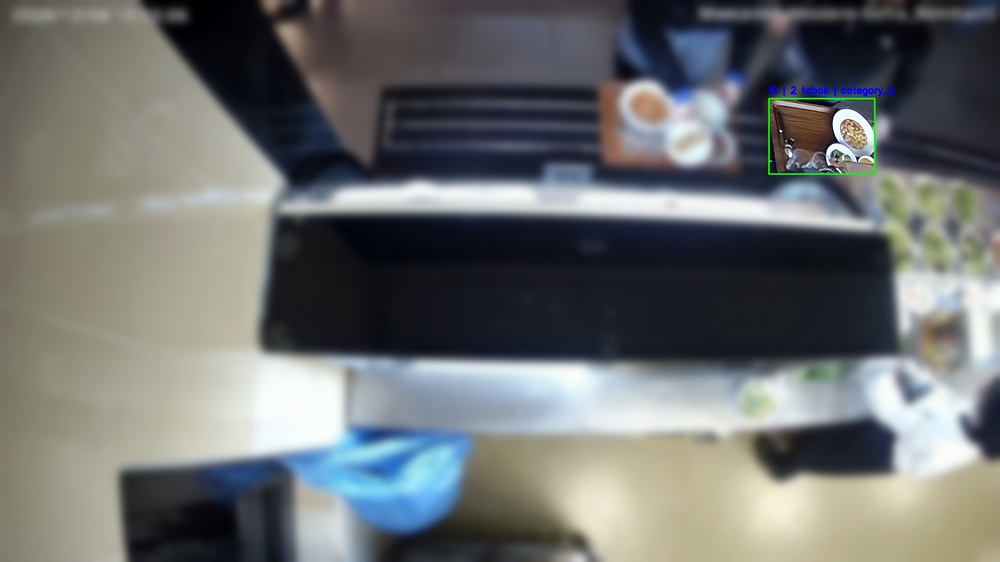
#> input picture proofs/category_2/tmp5jv_su3e_tray31_catcategory_2.jpg, 1000 x 562 px, shrunk from 1920 x 1080 before the run
$ python -i video_utils.py   (imports and definitions only)
#> lines starting #> are read from the running program, lines starting #| are printed output that depends on the picture
#> further down, picture is the input picture: shape (562, 1000, 3); mean B, G, R 111.7, 111.9, 109.1
"""
Görüntü İşleme Yardımcı Fonksiyonları

Bu modül, tepsi ve tabak tespiti sırasında kullanılan çeşitli yardımcı
fonksiyonları içerir. IOU hesaplama, aşırı parlaklık azaltma ve
kategori belirleme gibi görevler için kullanılır.
"""

import json
import os
import numpy as np
import cv2

# [22 lines left out: function compute_iou, not called in this run]

def reduce_overexposed_regions(frame, v_limit=150):
    """
    Aşırı parlak bölgeleri sınırlandırmak için HSV uzayında V kanalını (Brightness) azaltır.
    Bunun amacı modelden kaynaklanan hatalı tabak tespitlerinden (False Positive) kurtulmaktır.

    Args:
        frame (np.ndarray): BGR formatında görüntü.
        v_limit (int): V kanalına uygulanacak üst sınır değeri (varsayılan 150).

    Returns:
        np.ndarray: Aydınlatması azaltılmış yeni görüntü.
    """
#> called with v_limit = 150
    hsv = cv2.cvtColor(frame, cv2.COLOR_BGR2HSV)
#> hsv: shape (562, 1000, 3); mean H, S, V 77, 56.1, 120.9
    h, s, v = cv2.split(hsv)
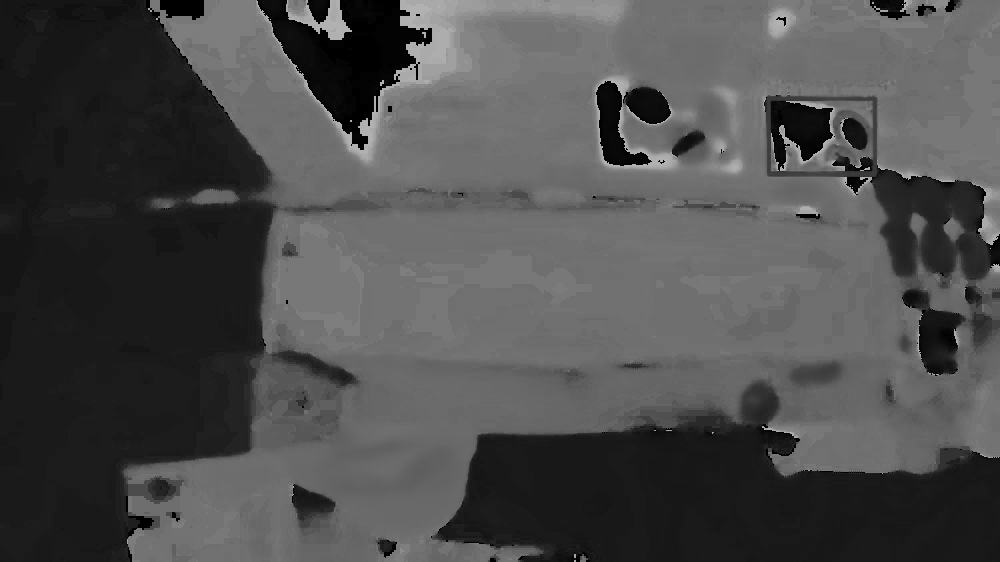
#> h: shape (562, 1000); min 0, max 179, mean 77
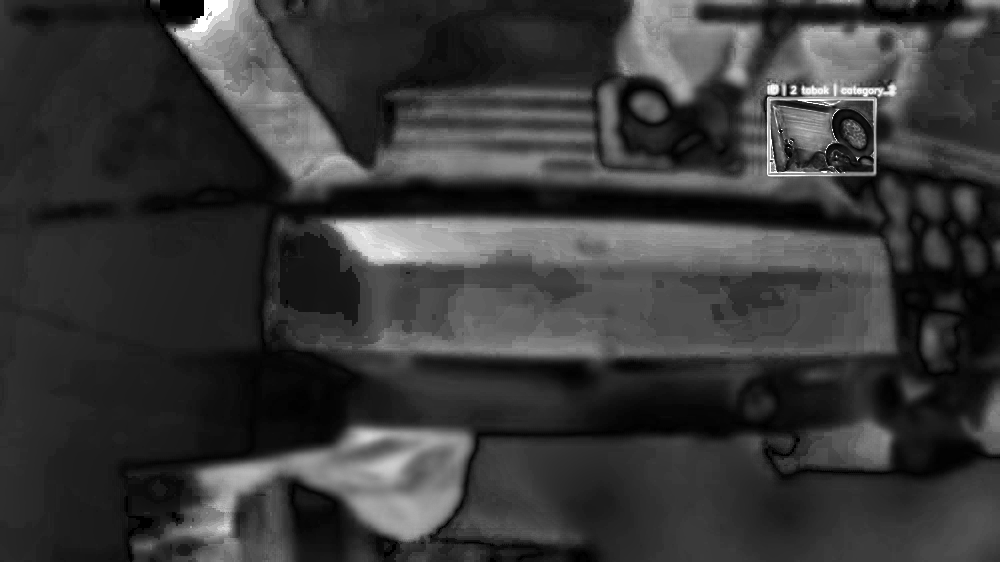
#> s: shape (562, 1000); min 0, max 255, mean 56.1
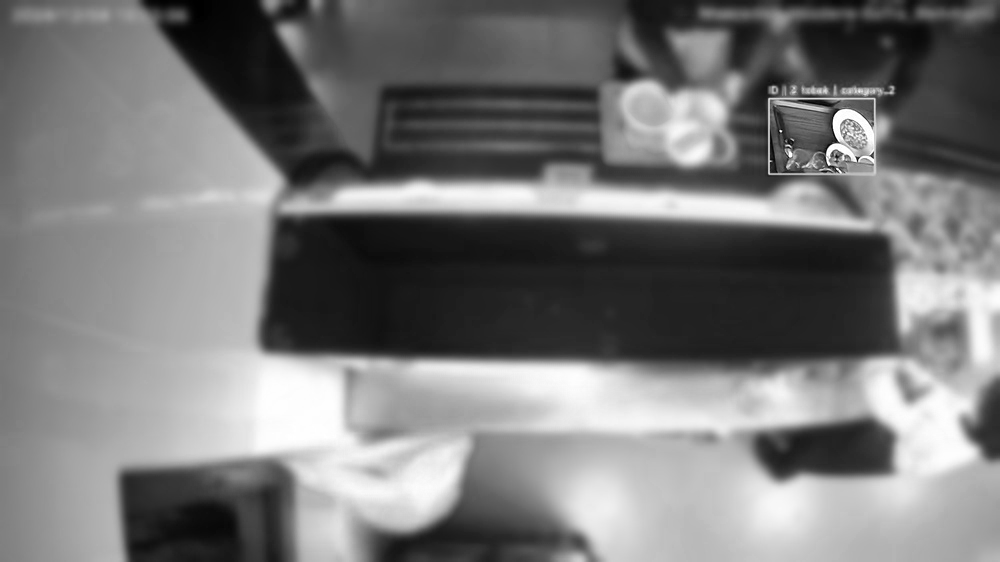
#> v: shape (562, 1000); min 0, max 255, mean 120.9
    v = np.clip(v, 0, v_limit)
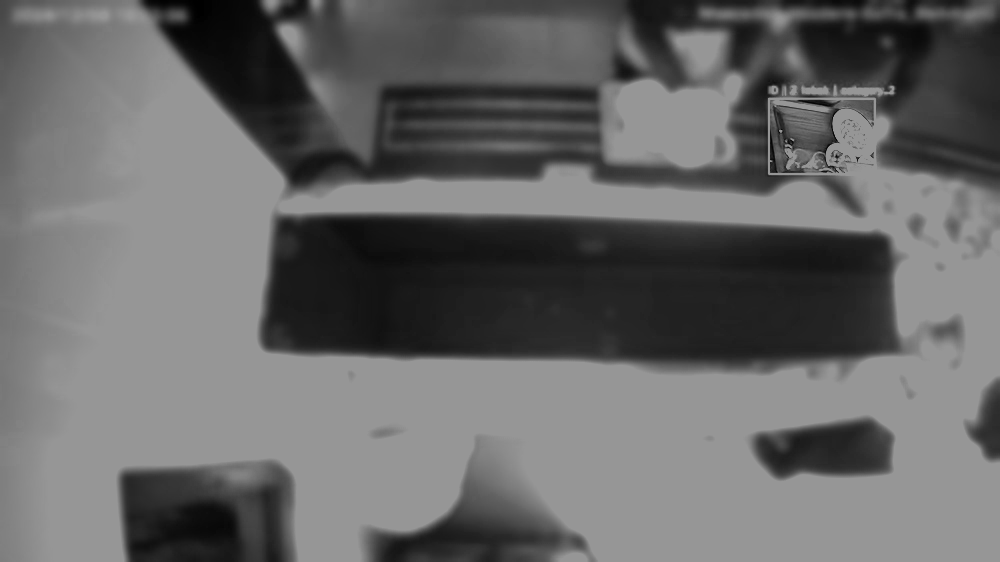
#> v: shape (562, 1000); min 0, max 150, mean 103.3
    hsv = cv2.merge((h, s, v))
#> hsv: shape (562, 1000, 3); mean H, S, V 77, 56.1, 103.3
    return cv2.cvtColor(hsv, cv2.COLOR_HSV2BGR)
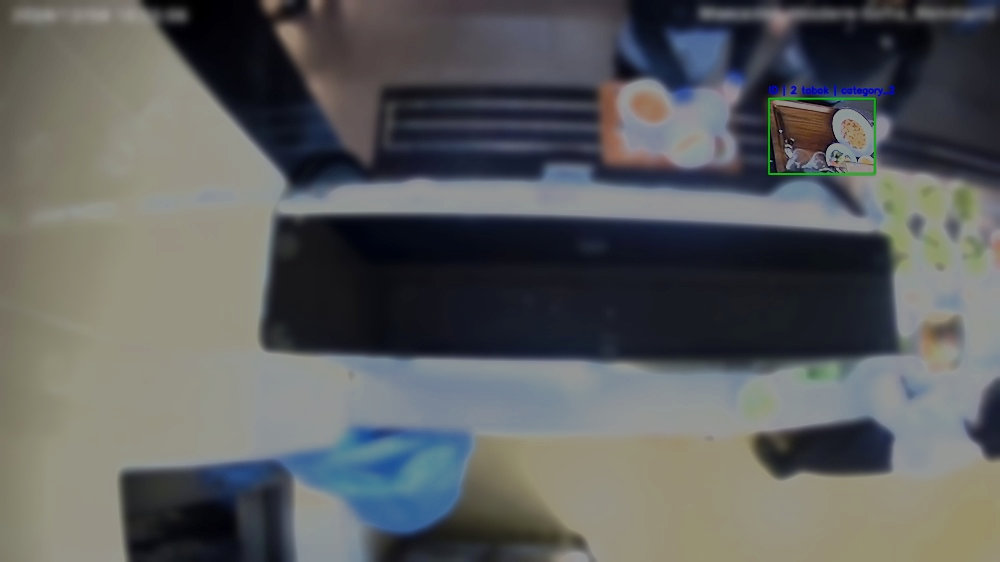
#> returned value: shape (562, 1000, 3); mean B, G, R 94.9, 94.6, 92.7

# [42 lines left out: functions get_category, save_alarm, not called in this run]

>>> import cv2
>>> picture = cv2.imread('../proofs/category_2/tmp5jv_su3e_tray31_catcategory_2.jpg')
>>> result = reduce_overexposed_regions(picture)

$ run again, on proofs/category_2/tmp7lipja86_tray6_catcategory_2.jpg
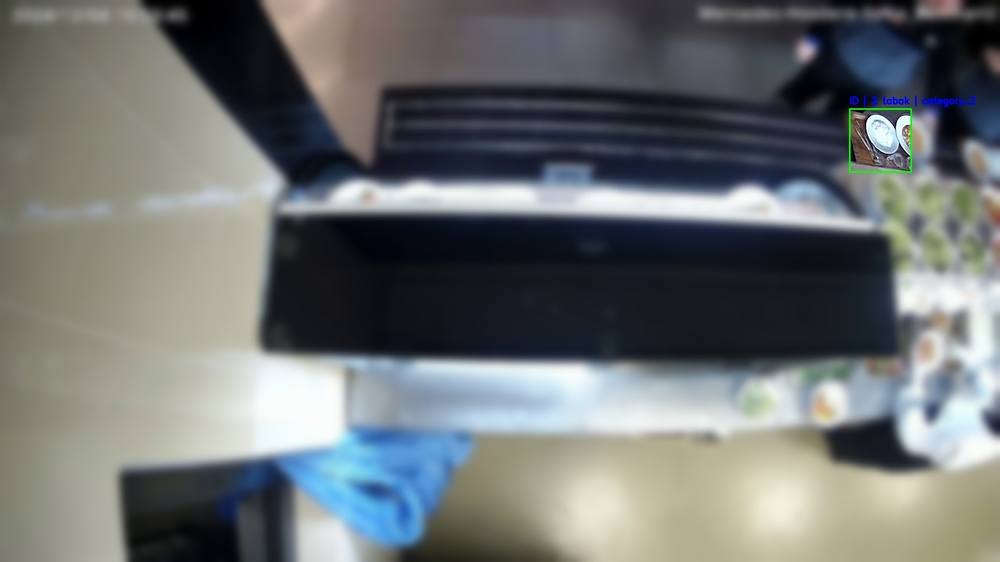
#> input picture proofs/category_2/tmp7lipja86_tray6_catcategory_2.jpg, 1000 x 562 px, shrunk from 1920 x 1080 before the run
#> picture is the input picture: shape (562, 1000, 3); mean B, G, R 114.2, 114.2, 110
#> in reduce_overexposed_regions, `h, s, v = cv2.split(hsv)`:
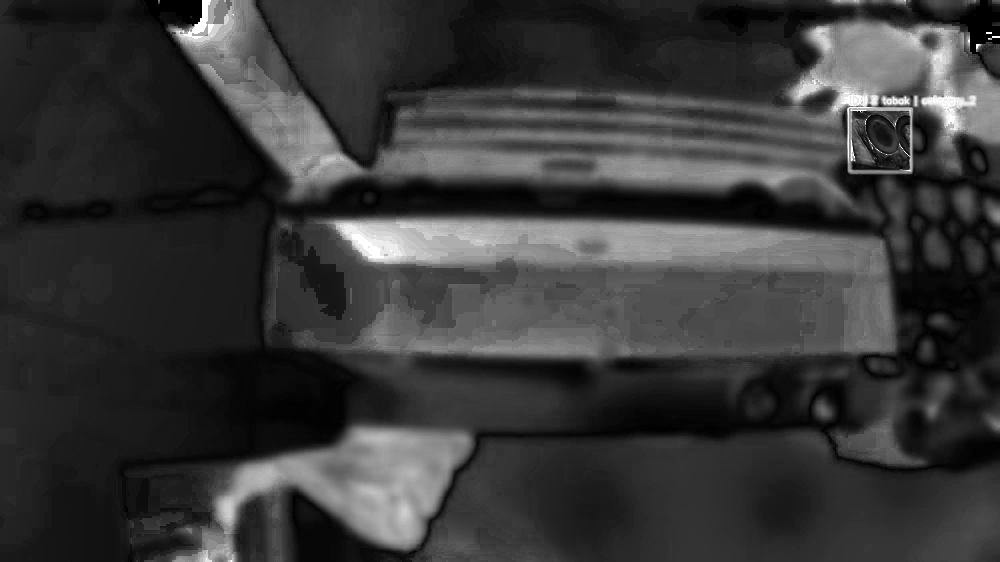
#> s: shape (562, 1000); min 0, max 255, mean 56.4
#> in reduce_overexposed_regions, `return cv2.cvtColor(hsv, cv2.COLOR_HSV2BGR)`:
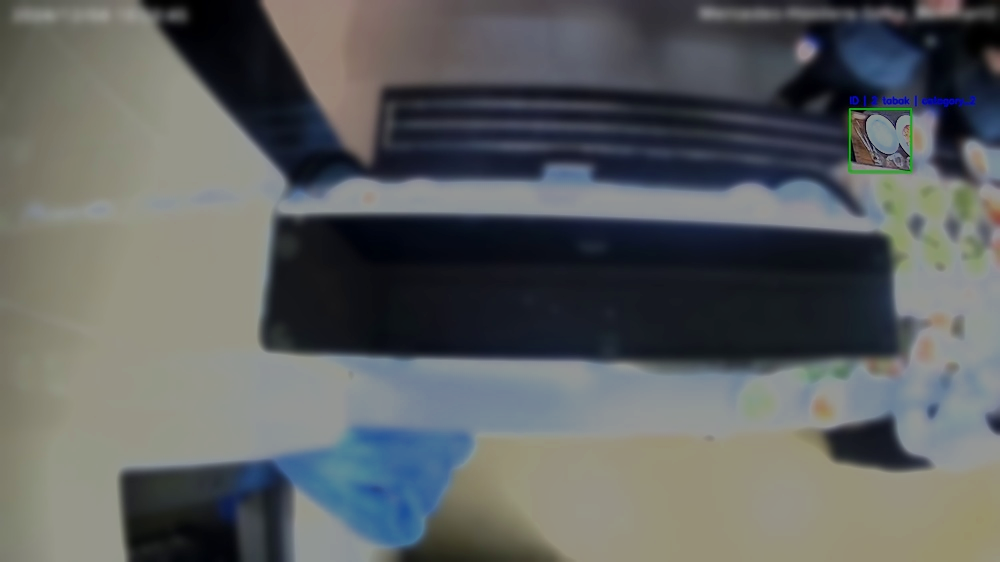
#> returned value: shape (562, 1000, 3); mean B, G, R 97, 96.7, 93.5
